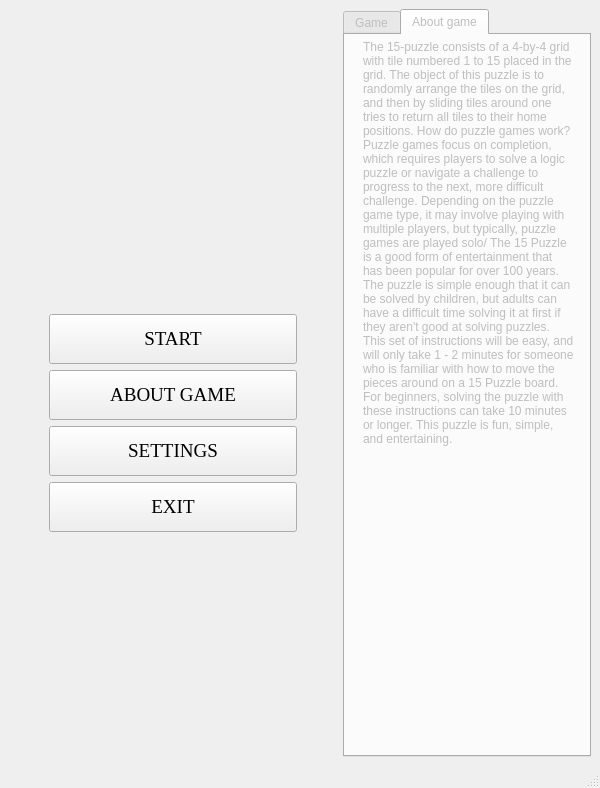
<?xml version="1.0" encoding="UTF-8"?>
<ui version="4.0">
 <class>MainWindow</class>
 <widget class="QMainWindow" name="MainWindow">
  <property name="enabled">
   <bool>true</bool>
  </property>
  <property name="geometry">
   <rect>
    <x>0</x>
    <y>0</y>
    <width>600</width>
    <height>788</height>
   </rect>
  </property>
  <property name="sizePolicy">
   <sizepolicy hsizetype="Fixed" vsizetype="Fixed">
    <horstretch>0</horstretch>
    <verstretch>0</verstretch>
   </sizepolicy>
  </property>
  <property name="minimumSize">
   <size>
    <width>600</width>
    <height>600</height>
   </size>
  </property>
  <property name="maximumSize">
   <size>
    <width>1778</width>
    <height>1000</height>
   </size>
  </property>
  <property name="sizeIncrement">
   <size>
    <width>0</width>
    <height>0</height>
   </size>
  </property>
  <property name="windowTitle">
   <string>PUZZLE GAME</string>
  </property>
  <property name="windowIcon">
   <iconset resource="Res.qrc">
    <normaloff>:/Pictures/Calendar_15.png</normaloff>:/Pictures/Calendar_15.png</iconset>
  </property>
  <property name="styleSheet">
   <string notr="true">background-image: url(:/Pictures/stand.png);</string>
  </property>
  <widget class="QWidget" name="centralwidget">
   <layout class="QHBoxLayout" name="horizontalLayout_4">
    <item>
     <spacer name="horizontalSpacer_2">
      <property name="orientation">
       <enum>Qt::Horizontal</enum>
      </property>
      <property name="sizeType">
       <enum>QSizePolicy::Fixed</enum>
      </property>
      <property name="sizeHint" stdset="0">
       <size>
        <width>40</width>
        <height>20</height>
       </size>
      </property>
     </spacer>
    </item>
    <item>
     <layout class="QVBoxLayout" name="verticalLayout">
      <item>
       <spacer name="verticalSpacer_2">
        <property name="orientation">
         <enum>Qt::Vertical</enum>
        </property>
        <property name="sizeHint" stdset="0">
         <size>
          <width>20</width>
          <height>40</height>
         </size>
        </property>
       </spacer>
      </item>
      <item>
       <widget class="QLabel" name="label_2">
        <property name="font">
         <font>
          <family>Segoe Script</family>
          <pointsize>30</pointsize>
         </font>
        </property>
        <property name="text">
         <string/>
        </property>
        <property name="pixmap">
         <pixmap>:/Fonts/berniershade.css</pixmap>
        </property>
        <property name="alignment">
         <set>Qt::AlignCenter</set>
        </property>
       </widget>
      </item>
      <item>
       <widget class="QLabel" name="label_3">
        <property name="text">
         <string/>
        </property>
        <property name="alignment">
         <set>Qt::AlignCenter</set>
        </property>
       </widget>
      </item>
      <item>
       <widget class="QPushButton" name="pushButton_2">
        <property name="sizePolicy">
         <sizepolicy hsizetype="Preferred" vsizetype="Preferred">
          <horstretch>0</horstretch>
          <verstretch>0</verstretch>
         </sizepolicy>
        </property>
        <property name="minimumSize">
         <size>
          <width>100</width>
          <height>50</height>
         </size>
        </property>
        <property name="font">
         <font>
          <family>Times New Roman</family>
          <pointsize>14</pointsize>
         </font>
        </property>
        <property name="text">
         <string>START</string>
        </property>
       </widget>
      </item>
      <item>
       <widget class="QPushButton" name="pushButton_3">
        <property name="sizePolicy">
         <sizepolicy hsizetype="Preferred" vsizetype="Preferred">
          <horstretch>0</horstretch>
          <verstretch>0</verstretch>
         </sizepolicy>
        </property>
        <property name="minimumSize">
         <size>
          <width>100</width>
          <height>50</height>
         </size>
        </property>
        <property name="font">
         <font>
          <family>Times New Roman</family>
          <pointsize>14</pointsize>
         </font>
        </property>
        <property name="text">
         <string>ABOUT GAME</string>
        </property>
       </widget>
      </item>
      <item>
       <widget class="QPushButton" name="pushButton_4">
        <property name="minimumSize">
         <size>
          <width>100</width>
          <height>50</height>
         </size>
        </property>
        <property name="font">
         <font>
          <family>Times New Roman</family>
          <pointsize>14</pointsize>
         </font>
        </property>
        <property name="text">
         <string>SETTINGS</string>
        </property>
       </widget>
      </item>
      <item>
       <widget class="QPushButton" name="pushButton">
        <property name="sizePolicy">
         <sizepolicy hsizetype="Preferred" vsizetype="Preferred">
          <horstretch>0</horstretch>
          <verstretch>0</verstretch>
         </sizepolicy>
        </property>
        <property name="minimumSize">
         <size>
          <width>100</width>
          <height>50</height>
         </size>
        </property>
        <property name="font">
         <font>
          <family>Times New Roman</family>
          <pointsize>14</pointsize>
         </font>
        </property>
        <property name="styleSheet">
         <string notr="true"/>
        </property>
        <property name="text">
         <string>EXIT</string>
        </property>
       </widget>
      </item>
      <item>
       <spacer name="verticalSpacer">
        <property name="orientation">
         <enum>Qt::Vertical</enum>
        </property>
        <property name="sizeHint" stdset="0">
         <size>
          <width>20</width>
          <height>40</height>
         </size>
        </property>
       </spacer>
      </item>
     </layout>
    </item>
    <item>
     <spacer name="horizontalSpacer">
      <property name="orientation">
       <enum>Qt::Horizontal</enum>
      </property>
      <property name="sizeType">
       <enum>QSizePolicy::Fixed</enum>
      </property>
      <property name="sizeHint" stdset="0">
       <size>
        <width>40</width>
        <height>20</height>
       </size>
      </property>
     </spacer>
    </item>
    <item>
     <widget class="QTabWidget" name="tabWidget">
      <property name="enabled">
       <bool>false</bool>
      </property>
      <property name="sizePolicy">
       <sizepolicy hsizetype="Preferred" vsizetype="Expanding">
        <horstretch>0</horstretch>
        <verstretch>0</verstretch>
       </sizepolicy>
      </property>
      <property name="currentIndex">
       <number>1</number>
      </property>
      <widget class="QWidget" name="tab">
       <attribute name="title">
        <string>Game</string>
       </attribute>
      </widget>
      <widget class="QWidget" name="tab_2">
       <attribute name="title">
        <string>About game</string>
       </attribute>
       <widget class="QLabel" name="label">
        <property name="enabled">
         <bool>false</bool>
        </property>
        <property name="geometry">
         <rect>
          <x>18</x>
          <y>5</y>
          <width>211</width>
          <height>611</height>
         </rect>
        </property>
        <property name="sizePolicy">
         <sizepolicy hsizetype="Expanding" vsizetype="Expanding">
          <horstretch>0</horstretch>
          <verstretch>0</verstretch>
         </sizepolicy>
        </property>
        <property name="text">
         <string>The 15-puzzle consists of a 4-by-4 grid with tile numbered 1 to 15 placed in the grid. The object of this puzzle is to randomly arrange the tiles on the grid, and then by sliding tiles around one tries to return all tiles to their home positions. How do puzzle games work? Puzzle games focus on completion, which requires players to solve a logic puzzle or navigate a challenge to progress to the next, more difficult challenge. Depending on the puzzle game type, it may involve playing with multiple players, but typically, puzzle games are played solo/ The 15 Puzzle is a good form of entertainment that has been popular for over 100 years. The puzzle is simple enough that it can be solved by children, but adults can have a difficult time solving it at first if they aren't good at solving puzzles. This set of instructions will be easy, and will only take 1 - 2 minutes for someone who is familiar with how to move the pieces around on a 15 Puzzle board. For beginners, solving the puzzle with these instructions can take 10 minutes or longer. This puzzle is fun, simple, and entertaining. </string>
        </property>
        <property name="alignment">
         <set>Qt::AlignLeading|Qt::AlignLeft|Qt::AlignTop</set>
        </property>
        <property name="wordWrap">
         <bool>true</bool>
        </property>
       </widget>
      </widget>
     </widget>
    </item>
   </layout>
  </widget>
  <widget class="QMenuBar" name="menubar">
   <property name="geometry">
    <rect>
     <x>0</x>
     <y>0</y>
     <width>600</width>
     <height>21</height>
    </rect>
   </property>
  </widget>
  <widget class="QStatusBar" name="statusbar"/>
 </widget>
 <resources>
  <include location="Res.qrc"/>
 </resources>
 <connections/>
</ui>
